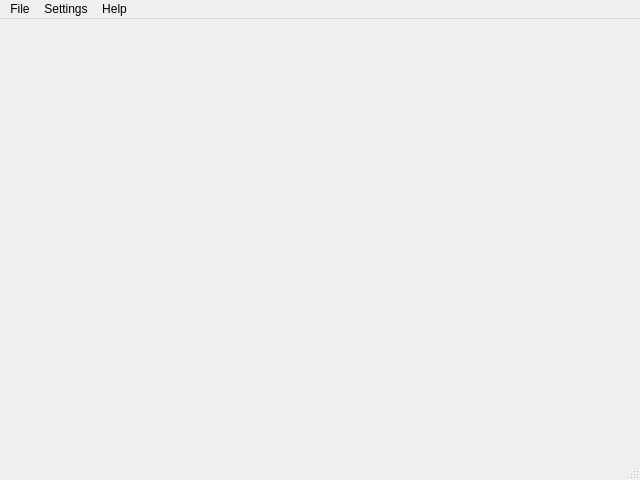
<?xml version="1.0" encoding="UTF-8"?>
<ui version="4.0">
 <class>MainWindow</class>
 <widget class="QMainWindow" name="MainWindow">
  <property name="geometry">
   <rect>
    <x>0</x>
    <y>0</y>
    <width>640</width>
    <height>480</height>
   </rect>
  </property>
  <property name="windowTitle">
   <string>Server</string>
  </property>
  <widget class="QWidget" name="centralwidget"/>
  <widget class="QStatusBar" name="statusbar"/>
  <widget class="QMenuBar" name="menubar">
   <property name="geometry">
    <rect>
     <x>0</x>
     <y>0</y>
     <width>640</width>
     <height>18</height>
    </rect>
   </property>
   <widget class="QMenu" name="menufile">
    <property name="title">
     <string>File</string>
    </property>
    <addaction name="actionQuit"/>
   </widget>
   <widget class="QMenu" name="menuSettings">
    <property name="title">
     <string>Settings</string>
    </property>
    <addaction name="actionPreferences"/>
   </widget>
   <widget class="QMenu" name="menuHelp">
    <property name="title">
     <string>Help</string>
    </property>
    <addaction name="actionAbout_us"/>
   </widget>
   <addaction name="menufile"/>
   <addaction name="menuSettings"/>
   <addaction name="menuHelp"/>
  </widget>
  <action name="actionQuit">
   <property name="text">
    <string>Quit</string>
   </property>
  </action>
  <action name="actionPreferences">
   <property name="text">
    <string>Preferences</string>
   </property>
  </action>
  <action name="actionAbout_us">
   <property name="text">
    <string>About us</string>
   </property>
  </action>
 </widget>
 <resources/>
 <connections/>
</ui>
